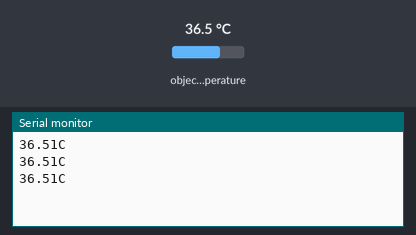
Simulated run of this sketch. Board: Arduino Uno, built with avr-gcc and run on an emulated ATmega328P. On the bench: the last lines printed to the serial monitor. Inputs (shaded band) come from the test bench; at power-on: object temperature 36.5 °C.

Above: at 1.3 s.
1.4 s: object temperature set to 20 °C
At 1.9 s:
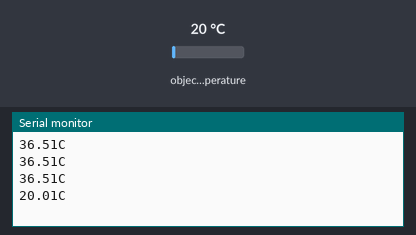
2.9 s: object temperature set to 26 °C
At 3.4 s:
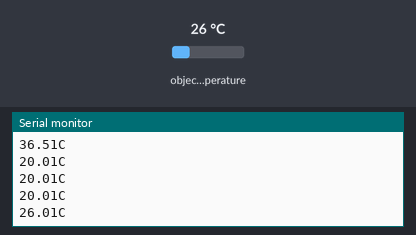
Timing chart, 0 to 5.9 s (numbered marks = the images above; inputs shaded):
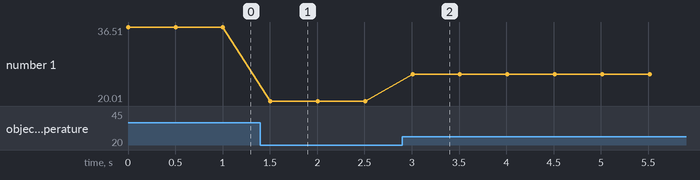

The sketch:

mlxtest_copy_tempsensor_copy_20230711001729.ino
```cpp
// Import the Adafruit_MLX90614 library
#include <Adafruit_MLX90614.h>

// The temperature sensor
Adafruit_MLX90614 mlx = Adafruit_MLX90614();

void setup() {
  // Initialize the temperature sensor
  mlx.begin();

  // Initialize the serial monitor
  Serial.begin(9600);
}

void loop() {
  // Read the temperature from the sensor
  float temperature = mlx.readObjectTempC();

  // Print the temperature to the serial monitor
  Serial.print(temperature);
  Serial.println("C");

  // Delay for 500 milliseconds
  delay(500);
}
```

Measured:
- after the input at 1.4 s, the serial monitor: prints a new line after 0.10 s (image 1)
- after the input at 2.9 s, the serial monitor: prints a new line after 0.11 s (image 2)
- plotted number 1: 36.51 → 20.01 after the input at 1.4 s, 20.01 → 26.01 after the input at 2.9 s
